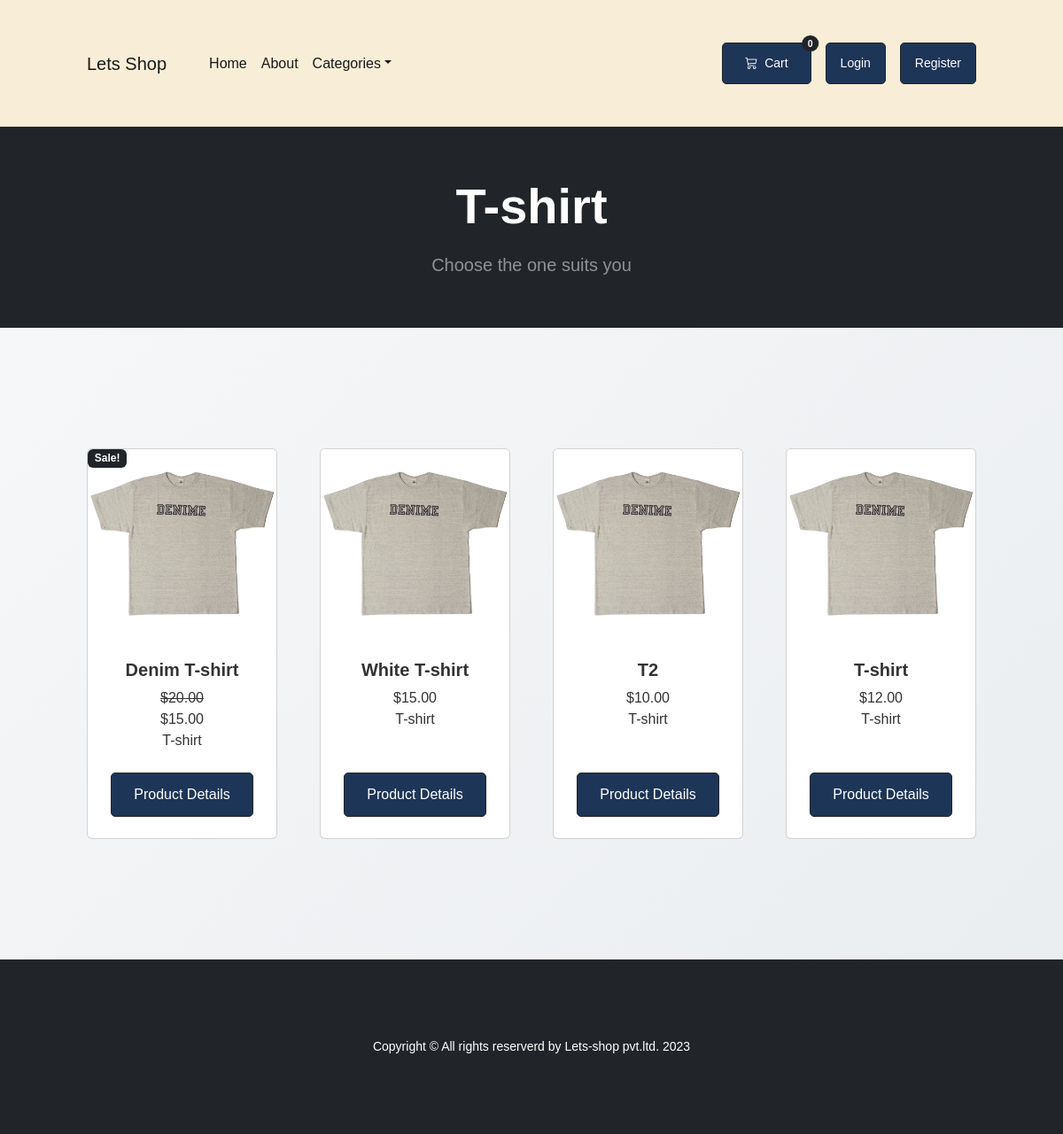
Page /category/1/ on the committed database.
### home/models.py (models this page shows, shortened)
class Category(models.Model):
    name = models.CharField(max_length=50, verbose_name="Category Name")
    class Meta:
        verbose_name = "Category"
        verbose_name_plural = "Categories"
    def __str__(self):
        return self.name

class Product(models.Model):
    name = models.CharField(max_length=50)
    price = models.DecimalField(default=0, max_digits=6, decimal_places=2)
    category =  models.ForeignKey(
    Category,
    on_delete=models.SET_NULL,
    null=True,
    blank=True
)
    description = models.CharField(max_length=250, default='', blank=True, null=True)
    image = models.ImageField(upload_to='uploads/products', height_field=None, width_field=None, max_length=None)
    is_sale = models.BooleanField(default=False)
    sale_price = models.DecimalField(default=0, max_digits=6, decimal_places=2)

### home/views.py (the view)
# urls.py: path('category/<int:category_id>/', category, name='category'),
def category(request, category_id):
    try:
        selected_category = Category.objects.get(id=category_id)
        products_in_category = Product.objects.filter(category=selected_category)
        categories = Category.objects.all()  # for navbar
        return render(request, 'category.html', {
            'products': products_in_category,
            'category': selected_category,
            'categories': categories
        })
    except Category.DoesNotExist:
        messages.success(request, "That category doesn't exist!")
        return redirect('home')

### cart/cart.py (called while the page is built)
    def __len__(self):
        return sum(item.get('quantity', 0) for item in self.cart.values())

### cart/context_processors.py (called while the page is built)
def cart_quantity(request):
    cart = Cart(request)
    return {'cart_quantity': len(cart)}

### home/Templates/category.html
{% extends "base.html" %}
{% load static %}
{% block content %}
    <header class="bg-dark py-2">
        <div class="container px-4 px-lg-5 my-2">
            <div class="text-center text-white">
                <h1 class="display-4 fw-bolder">{{ category.name }}</h1>
                <p class="lead fw-normal text-white-50 mb-0">Choose the one suits you</p>
            </div>
        </div>
    </header>
    <section class="py-5">
        <div class="container px-4 px-lg-5 mt-5">
            <div class="row gx-4 gx-lg-5 row-cols-2 row-cols-md-3 row-cols-xl-4 justify-content-center">
                {% for product in products %}
                    {% if product.is_sale %}
                    <div class="col mb-5">
                        <div class="card h-100">
                        <div class="badge bg-dark text-white position-absolute" style="top: 0.5rm;right:0.5rm ">Sale!</div>
                        <img class="card-img-top" src={{product.image.url}} alt="..." />
                        <div class="card-body p-4">
                            <div class="text-center">
                                <h5 class="fw-bolder">{{product.name}}</h5>
                                <strike>${{product.price}}</strike> <br>
                                ${{product.sale_price}} <br>
                                {{product.category}}
                                </div>
                        </div>
                        <div class="card-footer p-4 pt-0 border-top-0 bg-transparent">
                            <div class="text-center"><a class="btn btn-outline-dark mt-auto" href="{% url 'product' product.id %}">Product Details</a></div>
                        </div>
                      </div>
                    </div>
                    {% else %}
                        <div class="col mb-5">
                          <div class="card h-100">
                            <img class="card-img-top" src={{product.image.url}} alt="..." />
                            <div class="card-body p-4">
                                <div class="text-center">
                                    <h5 class="fw-bolder">{{product.name}}</h5>
                                    ${{product.price}} <br>
                                    {{product.category}}
                                </div>
                            </div>
                            <div class="card-footer p-4 pt-0 border-top-0 bg-transparent">
                                <div class="text-center"><a class="btn btn-outline-dark mt-auto" href="{% url 'product' product.id %}">Product Details</a></div>
                            </div>
                          </div>
                        </div>
                        {% endif %}
                    {% endfor %}
                </div>
            </div>
        </section>
{% endblock content %}

### home/static/css/about.css (style rules this page uses)
body { font-family: 'Segoe UI', Tahoma, Geneva, Verdana, sans-serif; background-color: #f8f9fa; margin: 0; padding: 0; color: #333; }
.container { max-width: 1100px; margin: 0 auto; padding: 40px 20px; }

### home/static/css/product.css (style rules this page uses)
body { font-family: Arial, sans-serif; margin: 0; padding: 0; background-color: #f4f4f4; }
.btn { display: inline-block; padding: 12px 25px; background: #1d3557; color: #fff; text-decoration: none; border-radius: 5px; }

### accounts/static/css/login_register.css (style rules this page uses)
body { background: linear-gradient(135deg, #f8f9fa, #e9ecef); }
p { text-align: center; margin-top: 18px; font-size: 14px; }
a { color: #000; font-weight: 500; text-decoration: none; }

### rows in the picture
Category: name "T-shirt"
Product: image (picture), name "Denim T-shirt", price "20.00", sale_price "15.00", category "T-shirt"
Product: image (picture), name "White T-shirt", price "15.00", category "T-shirt"
Product: image (picture), name "T2", price "10.00", category "T-shirt"
Product: image (picture), name "T-shirt", price "12.00", category "T-shirt"

### other values in the picture
{{ cart_quantity }} "0"
